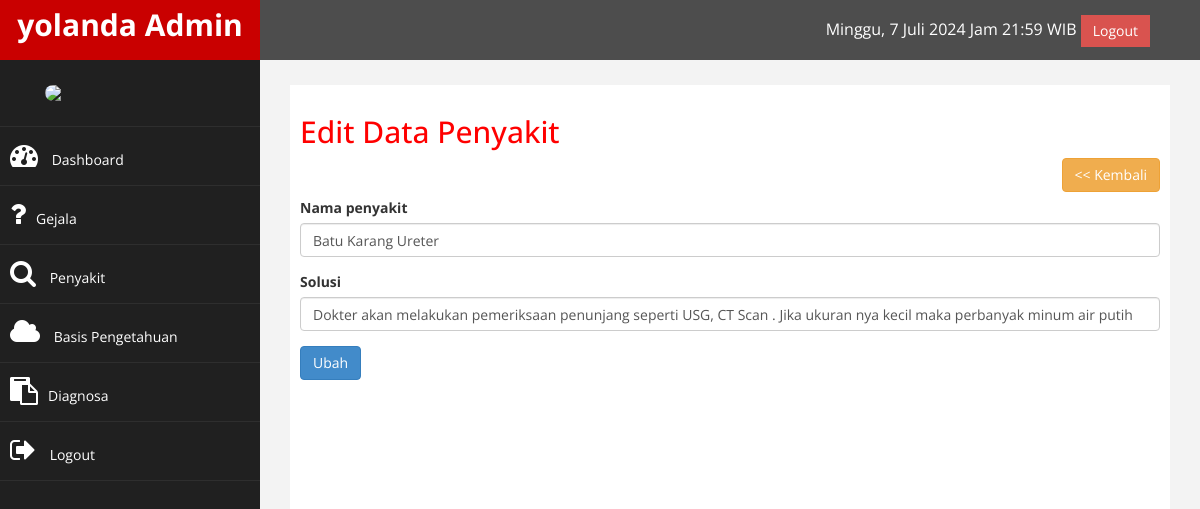
Screenshot of /admin/index.php?halaman=penyakitubah&id=1 (signed in) with the database file from the repository.
### tables this page shows
CREATE TABLE IF NOT EXISTS `penyakit` (
  `id_penyakit` int(11) NOT NULL AUTO_INCREMENT,
  `kode_penyakit` varchar(255) NOT NULL,
  `nama_penyakit` varchar(255) NOT NULL,
  `solusi` text NOT NULL,
  PRIMARY KEY (`id_penyakit`)
);

### admin/penyakitubah.php (the view, shortened to what this page needs)
<h2>Edit Data Penyakit</h2>
<div class="pull-right">
<a href="index.php?halaman=penyakit" class="btn-warning btn"> << Kembali </a>
</div>
<br>
<br>
<?php
$ambil = $koneksi->query("SELECT * FROM penyakit WHERE id_penyakit='$_GET[id]'");
$pecah = $ambil->fetch_assoc();
?>
<form method="post" enctype="multipart/form-data">
<div class="form-group">
<label>Nama penyakit</label>
<input type="text" class="form-control" name="nama" value="<?php echo $pecah['nama_penyakit'];?>">
</div>
<div class="form-group">
<label>Solusi</label>
<input type="text" class="form-control" name="solusi" value="<?php echo $pecah['solusi'];?>">
</div>
<button class="btn btn-primary" name="ubah">Ubah</button>
</form>

### assets/css/custom.css (style rules this page uses)
body { font-family: 'Open Sans', sans-serif; }
h2 { color: #f00; }

### rows the page displays
penyakit: nama "Batu Karang Ureter", solusi "Dokter akan melakukan pemeriksaan penunjang seperti USG, CT Scan . Jika ukuran nya kecil maka perbanyak minum air putih"

### other values shown
$_SESSION['user']['nama_lengkap'] "yolanda"
